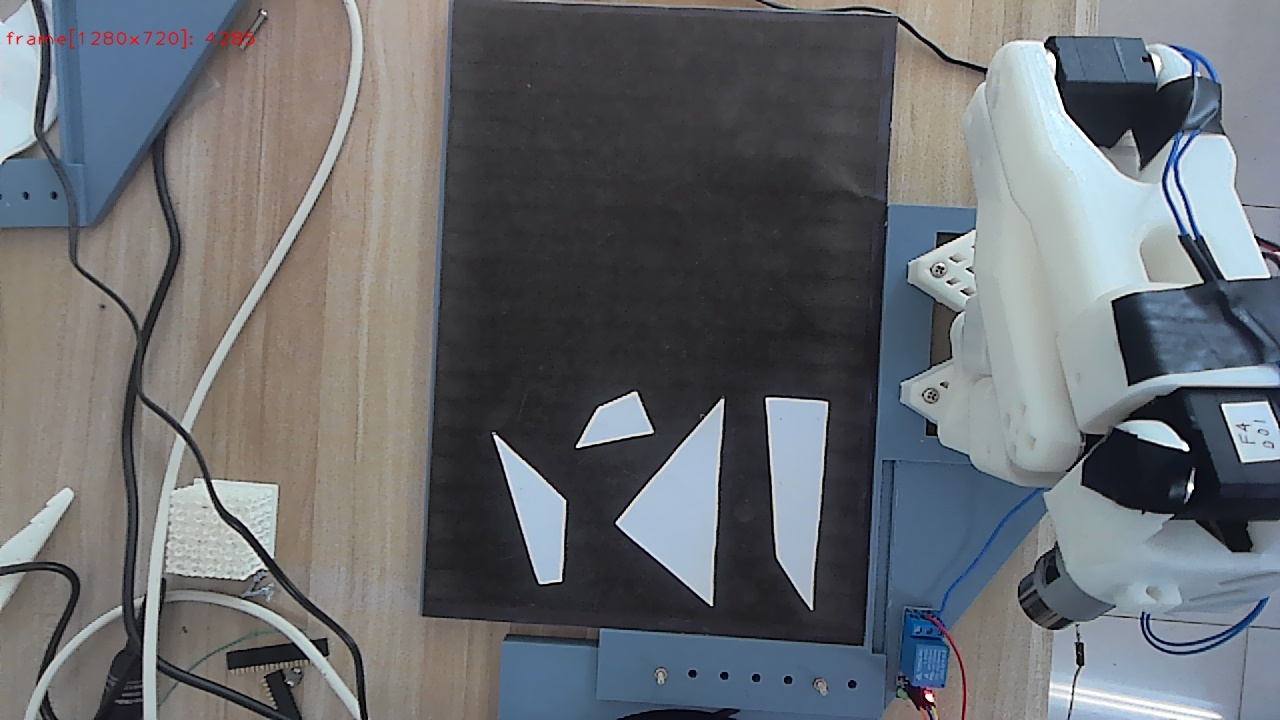
#> input picture workspace/calibration/evidence/2026-08-01_green_retry/frame.jpg, 1280 x 720 px, found by its file name
$ python analyze_final.py
#> lines starting #> are read from the running program, lines starting #| are printed output that depends on the picture; after the words box and inside, x2 and y2 are one past the last pixel; in counts of white or black regions, pixels touching at a corner belong together
### workspace/src/vision/_legacy_123_vision.py
"""123 项目视觉检测核心（pi_puzzle/vision.py 快照 2026-08-01 05:25，含黑底修复）。

移植到 workspace 时改动：
- 移除 camera_backend 依赖（外部传入帧）
- config.* 改为从 _legacy_123_config 导入
- SHOW_IMAGE 强制 False（库内无交互）
"""
import cv2
import numpy as np

from ._legacy_123_config import (
    A4_HEIGHT,
    A4_WIDTH,
    DIVIDER_LINE_Y,
    MIN_EDGE_LEN_MM,
    PIECE_COLOR_HSV,
    SHOW_IMAGE,
)


class PuzzleVision:
    def __init__(self, backend=None):
        """初始化视觉模块。

        workspace 用法：backend 保持 None，帧由调用方显式传入；
        homography 由 set_paper_homography() 或 load_calibration() 设置。
        """
        self.backend = backend
        self.homography = None  # 透视变换矩阵，必须显式加载
        self.calibration_points = []  # 标定点缓存

        # 保留旧属性, 兼容外部直接访问 self.cap 的调试代码
        self.cap = getattr(backend, "cap", None)

    # [88 lines left out: functions release, capture_frame, capture_depth, start_interactive_calibration, not called in this run]

    def load_calibration(self, path="homography.npy"):
        """加载已保存的标定矩阵"""
        try:
            self.homography = np.load(path)
            print(f"[标定] 已加载: {path}")
            return True
        except:
            print(f"[标定] 加载失败: {path}")
            return False

    def quad_from_homography(self):
        """由单应矩阵反推A4四角像素坐标, 顺序 [TL,TR,BR,BL] (与auto_detect_paper一致)"""
        if self.homography is None:
            return None
        invH = np.linalg.inv(self.homography)
        pts = np.array(
            [[0, A4_HEIGHT], [A4_WIDTH, A4_HEIGHT], [A4_WIDTH, 0], [0, 0]],
            dtype=np.float32,
        ).reshape(-1, 1, 2)
        return cv2.perspectiveTransform(pts, invH).reshape(4, 2)

    # [155 lines left out: functions pixel_to_world, preprocess, white_balance, auto_detect_paper, _quad_from_mask, set_paper_homography, not called in this run]

    def paper_mask(self, frame_shape, quad, erode_px=5):
        """A4纸区域的二值掩码 (内缩erode_px, 排除纸边缘干扰)"""
        mask = np.zeros(frame_shape[:2], np.uint8)
        cv2.fillPoly(mask, [quad.astype(np.int32)], 255)
        if erode_px > 0:
            mask = cv2.erode(
                mask, np.ones((2 * erode_px + 1, 2 * erode_px + 1), np.uint8)
            )
        return mask

    # ==================== 任意形状碎片检测 (当前阶段) ====================

    # [587 lines left out: functions detect_pieces_arbitrary, _cleanup_polygon, _refine_edges, _grip_point, _pca_angle, detect_colored_pieces and 3 more, not called in this run]


# [48 lines that do not run on import are left out]

### workspace/tools/analyze_final.py
#!/usr/bin/env python3
"""最终拼装效果分析：目标区矩形 vs 计划目标位。"""
import json
import sys
from pathlib import Path

import cv2
import numpy as np

_SRC = Path("/opt/epuzzle/workspace/src")
sys.path.insert(0, str(_SRC))
from vision._legacy_123_vision import PuzzleVision  # noqa: E402

frame = cv2.imread("/home/epuzzle/final_v9/frame.jpg")
#> frame is the input picture: shape (720, 1280, 3); mean B, G, R 112.5, 108.4, 105
v = PuzzleVision(backend=None)
v.load_calibration("/opt/epuzzle/workspace/calibration/table_homography_charuco_20260801.npy")
quad = v.quad_from_homography()
H = v.homography

def mm2px(mm):
    p = np.array([mm[0], mm[1], 1.0])
    q = np.linalg.inv(H) @ p
    return (q[:2] / q[2]).astype(int)

# 全图白斑分析（不含检测过滤）
gray = cv2.cvtColor(frame, cv2.COLOR_BGR2GRAY)
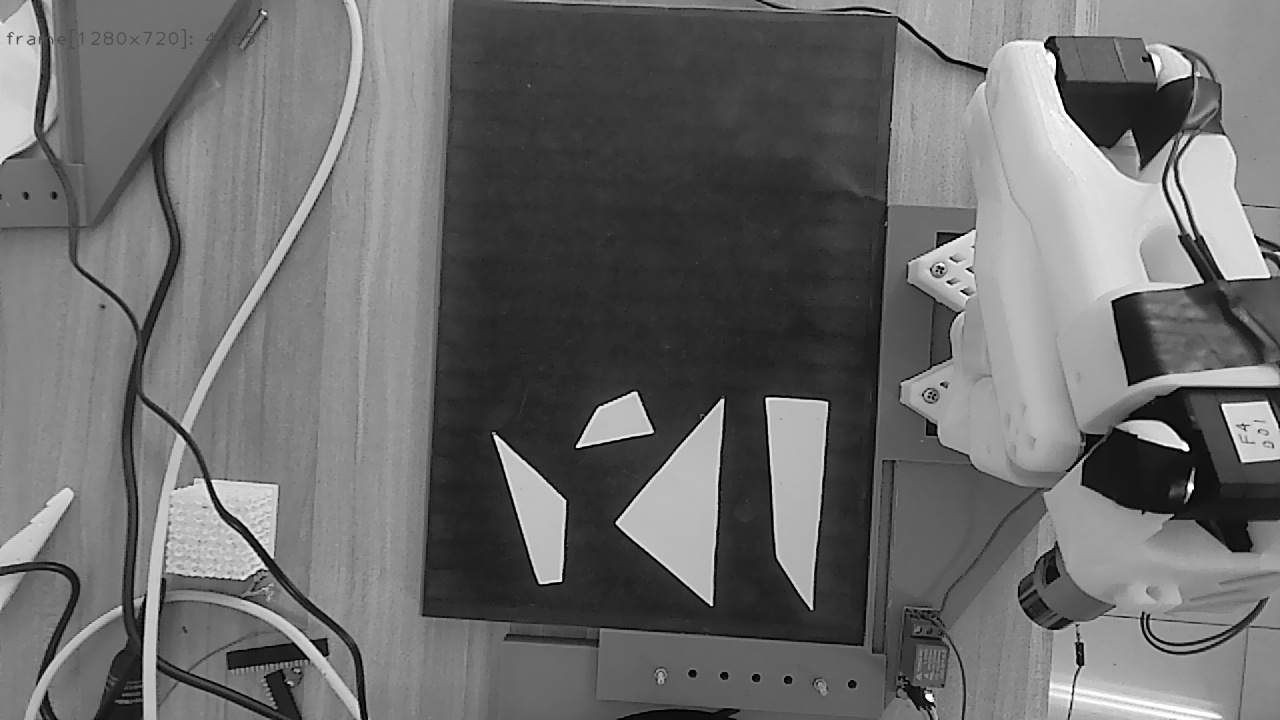
#> gray: shape (720, 1280); min 0, max 255, mean 107.8
mask = (gray > 90).astype(np.uint8) * 255
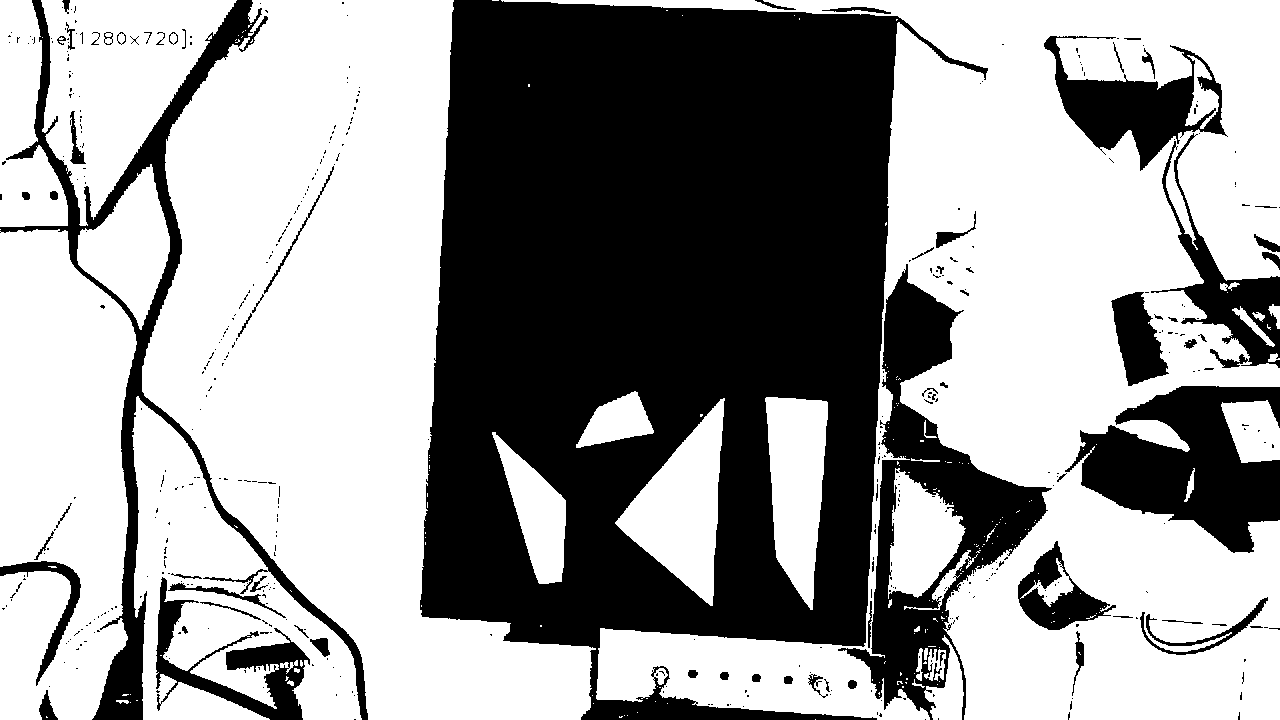
#> mask: shape (720, 1280); 60.8% white; 465 black regions (394 under 20 px), largest, box (x1, y1, x2, y2) and area: (420, 0, 988, 720) 256303, (838, 264, 1052, 720) 26227, (0, 0, 368, 720) 20899
roi = v.paper_mask(frame.shape, quad, erode_px=0)
#> (the run stopped early here; a loop or call above may not have finished)
